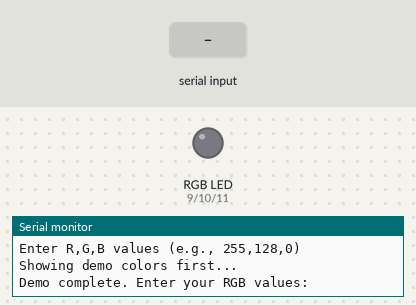
Bench run of a sketch on a simulated Arduino Uno, built with avr-gcc and run on an emulated ATmega328P. Shown: an RGB LED mixed from three pins (HIGH = lit), the last lines printed to the serial monitor. Inputs (shaded band) come from the test bench. Dim RGB values are drawn brighter than linear.

Above: at 6.8 s.
6.9 s: "90,45,200\n" received over Serial
At 7.2 s:
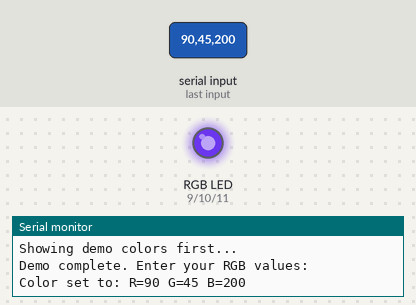
8.4 s: "30,150,10\n" received over Serial
At 9.4 s:
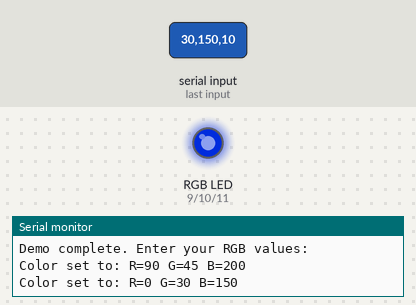
11.4 s: "90,45\n" received over Serial
At 13.6 s:
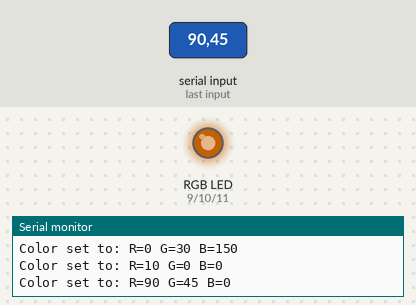
13.9 s: "30,150\n" received over Serial
At 15.5 s:
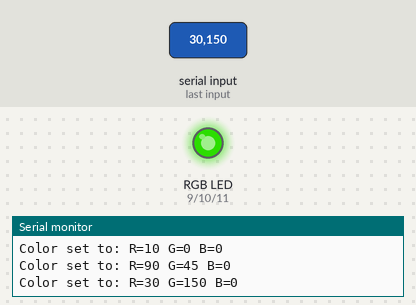
16.4 s: "90\n" received over Serial
At 19.2 s:
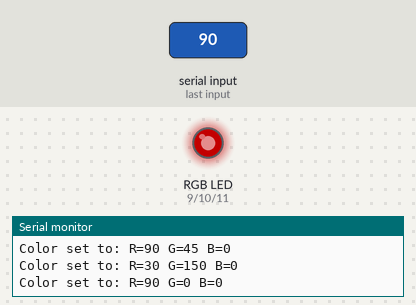
19.4 s: "200\n" received over Serial
At 22.8 s:
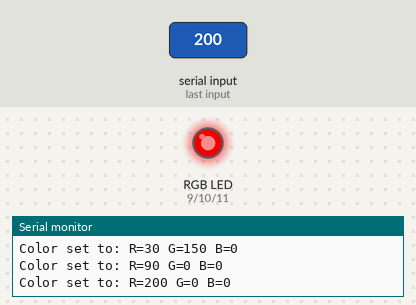
Timing chart, 0 to 23.4 s (numbered marks = the images above; inputs shaded):
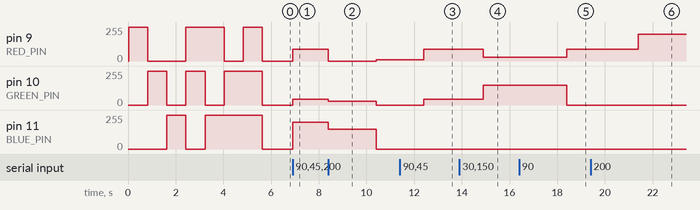

The sketch:

01_rgb_color_mixer.ino
```cpp
// InnoBees STEM Lab - RGB LED Color Mixer
// RGB LED (Common Cathode):
//   Red pin -> 330 ohm -> D9 (PWM)
//   Green pin -> 330 ohm -> D10 (PWM)
//   Blue pin -> 330 ohm -> D11 (PWM)
//   Common cathode -> GND
// Cycles through colors, then accepts Serial commands

const int RED_PIN = 9;
const int GREEN_PIN = 10;
const int BLUE_PIN = 11;

void setColor(int red, int green, int blue) {
  analogWrite(RED_PIN, red);
  analogWrite(GREEN_PIN, green);
  analogWrite(BLUE_PIN, blue);
}

void setup() {
  pinMode(RED_PIN, OUTPUT);
  pinMode(GREEN_PIN, OUTPUT);
  pinMode(BLUE_PIN, OUTPUT);
  Serial.begin(9600);
  Serial.println("=== RGB Color Mixer ===");
  Serial.println("Enter R,G,B values (e.g., 255,128,0)");
  Serial.println("Showing demo colors first...");

  // Demo: cycle through basic colors
  setColor(255, 0, 0);    // Red
  delay(800);
  setColor(0, 255, 0);    // Green
  delay(800);
  setColor(0, 0, 255);    // Blue
  delay(800);
  setColor(255, 255, 0);  // Yellow
  delay(800);
  setColor(255, 0, 255);  // Magenta
  delay(800);
  setColor(0, 255, 255);  // Cyan
  delay(800);
  setColor(255, 255, 255);// White
  delay(800);
  setColor(0, 0, 0);      // Off

  Serial.println("Demo complete. Enter your RGB values:");
}

void loop() {
  if (Serial.available() > 0) {
    int r = Serial.parseInt();
    int g = Serial.parseInt();
    int b = Serial.parseInt();

    r = constrain(r, 0, 255);
    g = constrain(g, 0, 255);
    b = constrain(b, 0, 255);

    setColor(r, g, b);
    Serial.print("Color set to: R=");
    Serial.print(r);
    Serial.print(" G=");
    Serial.print(g);
    Serial.print(" B=");
    Serial.println(b);
  }
}
```

Measured:
- after the input at 6.9 s, pin 9 (RED_PIN): 0/255 → 90/255 at once; pin 10 (GREEN_PIN): 0/255 → 45/255 at once; pin 11 (BLUE_PIN): 0/255 → 200/255 at once
- after the input at 8.4 s, pin 9 (RED_PIN): 90/255 → 0/255 after 0.01 s instead of 1.5 s; pin 10 (GREEN_PIN): 45/255 → 30/255 at once, → 0/255 2.0 s later; pin 11 (BLUE_PIN): 200/255 → 150/255 at once, → 0/255 2.0 s later
- after the input at 11.4 s, pin 9 (RED_PIN): 10/255 → 90/255 after 1.0 s; pin 10 (GREEN_PIN): 0/255 → 45/255 after 1.0 s
- after the input at 13.9 s, pin 9 (RED_PIN): 90/255 → 30/255 after 1.0 s; pin 10 (GREEN_PIN): 45/255 → 150/255 after 1.0 s
- after the input at 16.4 s, pin 9 (RED_PIN): 30/255 → 90/255 after 2.0 s; pin 10 (GREEN_PIN): 150/255 → 0/255 after 2.0 s
- after the input at 19.4 s, pin 9 (RED_PIN): 90/255 → 200/255 after 2.0 s
